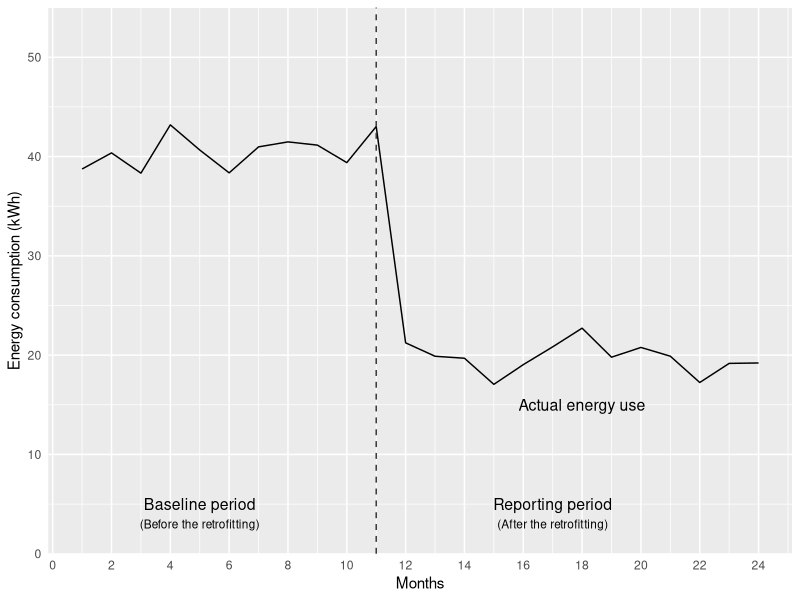
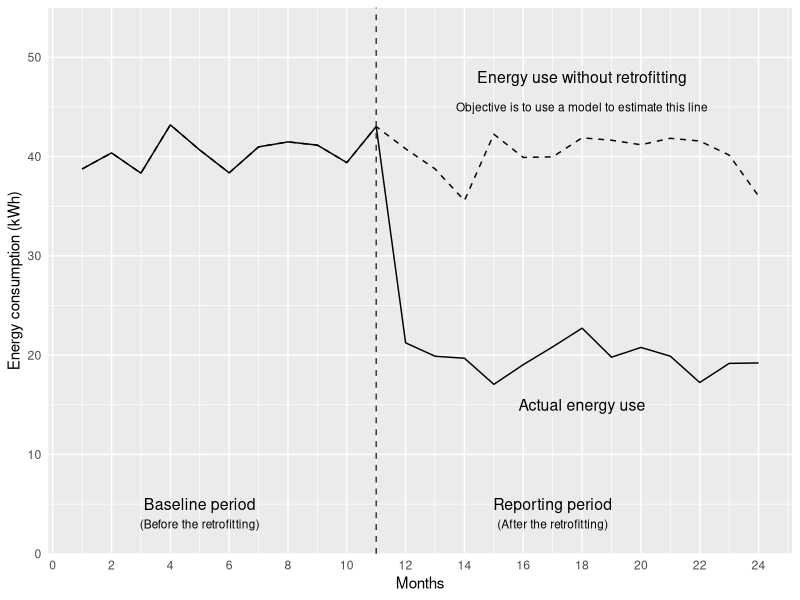
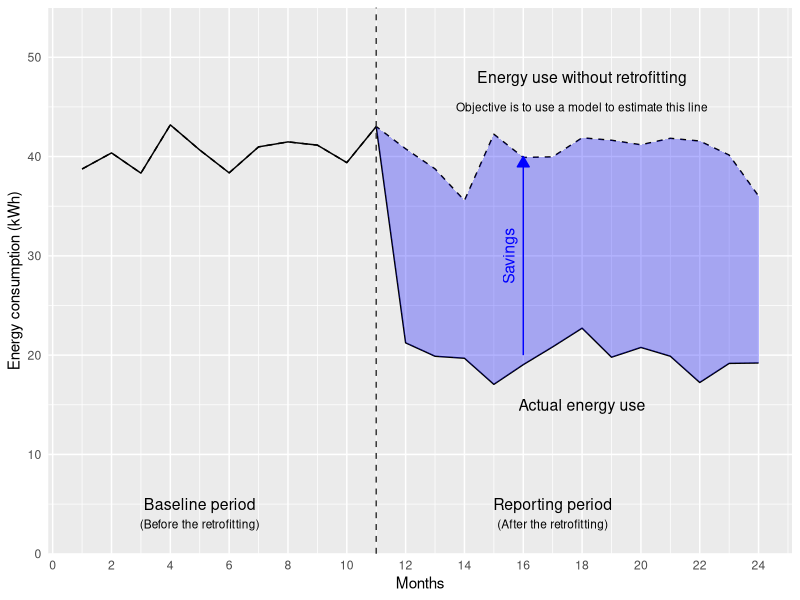

Generate these figures, in order, with R:
## ---- chunk 1
library(tidyverse)
x<-as.data.frame(c(1:24))
colnames(x)<-"x"
set.seed(1) # we need the draws to be the same the first 12 points as the lines should be on top of each other - that will not be able to see! ;-)
x$twox<-rnorm(24, mean=40, sd=2) # baseline and imagined continuation without ECM
set.seed(1) 
x$x2<-rnorm(24, mean=40, sd=2) # put the line on top of the other
x$x2[x$x >= 12] <- rnorm(13,mean=20, sd=2) # this is the savings :-)

# Set colours #

blue<-rgb(0.8, 0.8, 1, alpha=0.25)
clear<-rgb(1, 0, 0, alpha=0.0001)

# Define region to fill 

x$fill <- "no fill"
x$fill[(x$x >= 12)] <- "fill"
## ---- chunk 2

# lets draw the thing!
ggplot(x, aes(x=x, y=twox)) + 
  geom_line(aes(y = x2)) +
  scale_y_continuous(expand = c(0, 0), limits=c(0,55)) +
  scale_x_continuous(expand = c(0, 0), limits=c(0,24)) + 
  scale_fill_manual(values=c(clear,blue))+
  geom_vline(xintercept = 11, linetype = "dashed", colour = "grey20") +
  theme(axis.ticks.x=element_blank(),
        axis.ticks.y=element_blank()) +
  xlab("Months") +
  ylab("Energy consumption (kWh)") +
  scale_x_continuous(breaks = scales::pretty_breaks(n = 12)) +
  annotate("text", x = 5, y = 5, label = "Baseline period", size=4) +
  annotate("text", x = 5, y = 3, label = "(Before the retrofitting)", size=3) +
  annotate("text", x = 17, y = 5, label = "Reporting period", size=4) +
  annotate("text", x = 17, y = 3, label = "(After the retrofitting)", size=3) +
  annotate("text", x = 18, y = 15, label = "Actual energy use", size=4)




## ---- chunk 3

# lets draw the thing!
ggplot(x, aes(x=x, y=twox)) + 
  geom_line(aes(y = twox), linetype="dashed") + 
  geom_line(aes(y = x2)) +
  scale_y_continuous(expand = c(0, 0), limits=c(0,55)) +
  scale_x_continuous(expand = c(0, 0), limits=c(0,24)) + 
  scale_fill_manual(values=c(clear,blue))+
  geom_vline(xintercept = 11, linetype = "dashed", colour = "grey20") +
  theme(axis.ticks.x=element_blank(),
        axis.ticks.y=element_blank()) +
  xlab("Months") +
  ylab("Energy consumption (kWh)") +
  scale_x_continuous(breaks = scales::pretty_breaks(n = 12)) +
  annotate("text", x = 5, y = 5, label = "Baseline period", size=4) +
  annotate("text", x = 5, y = 3, label = "(Before the retrofitting)", size=3) +
  annotate("text", x = 17, y = 5, label = "Reporting period", size=4) +
  annotate("text", x = 17, y = 3, label = "(After the retrofitting)", size=3) +
  annotate("text", x = 18, y = 15, label = "Actual energy use", size=4) +
  annotate("text", x = 18, y = 48, label = "Energy use without retrofitting", size=4) +
  annotate("text", x = 18, y = 45, label = "Objective is to use a model to estimate this line", size=3)

## ---- chunk 4

# lets draw the thing!
ggplot(x, aes(x=x, y=twox)) + 
  geom_line(aes(y = twox), linetype="dashed") + 
  geom_line(aes(y = x2)) +
  geom_ribbon(data=subset(x, x >= 11), 
              aes(ymin=twox,ymax=x2), fill="blue", alpha=0.3) +
  scale_y_continuous(expand = c(0, 0), limits=c(0,55)) +
  scale_x_continuous(expand = c(0, 0), limits=c(0,24)) + 
  scale_fill_manual(values=c(clear,blue))+
  geom_vline(xintercept = 11, linetype = "dashed", colour = "grey20") +
  annotate(
    geom = "segment",
    x = 16, 
    y = 20,
    xend = 16, 
    yend = 40,
    colour = "blue",
    arrow = arrow(length = unit(0.3, "cm"), type = "closed") # the red arrow shows what the kwh would be without the ECM
  ) +
  theme(axis.ticks.x=element_blank(),
        axis.ticks.y=element_blank()) +
  xlab("Months") +
  ylab("Energy consumption (kWh)") +
  scale_x_continuous(breaks = scales::pretty_breaks(n = 12)) +
  annotate("text", x = 5, y = 5, label = "Baseline period", size=4) +
  annotate("text", x = 5, y = 3, label = "(Before the retrofitting)", size=3) +
  annotate("text", x = 17, y = 5, label = "Reporting period", size=4) +
  annotate("text", x = 17, y = 3, label = "(After the retrofitting)", size=3) +
  annotate("text", x = 18, y = 15, label = "Actual energy use", size=4) +
  annotate("text", x = 18, y = 48, label = "Energy use without retrofitting", size=4) +
  annotate("text", x = 18, y = 45, label = "Objective is to use a model to estimate this line", size=3) +
  annotate("text", x = 15.5, y = 30, label = "Savings", color="blue", size=4, angle=90)

